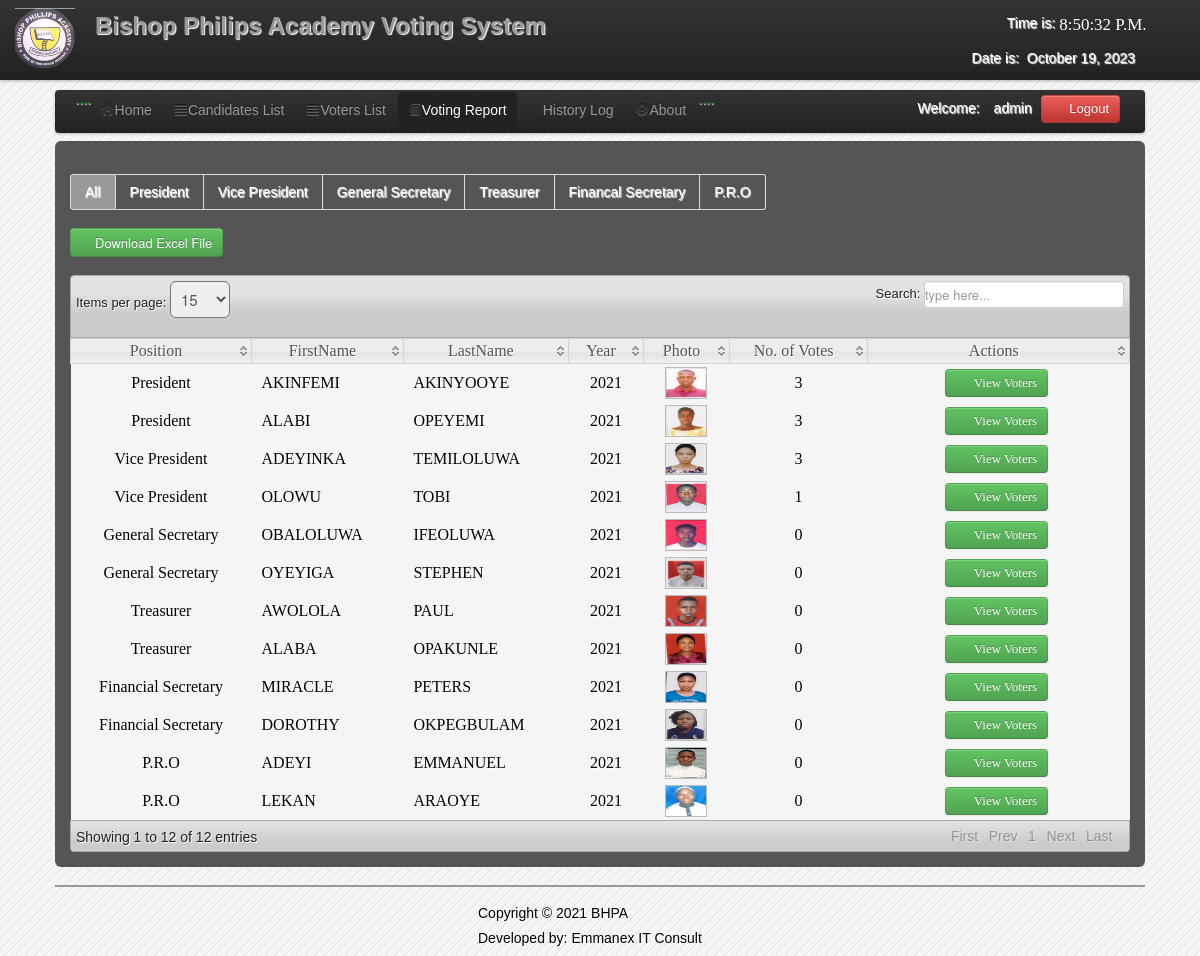
Screenshot of /admin/canvassing_report.php (signed in) with the database file from the repository.
### tables this page shows
CREATE TABLE `users` (
  `User_id` int(11) NOT NULL,
  `FirstName` varchar(100) NOT NULL,
  `LastName` varchar(100) NOT NULL,
  `UserName` varchar(100) NOT NULL,
  `Password` varchar(100) NOT NULL,
  `User_Type` varchar(50) NOT NULL
);

CREATE TABLE `candidate` (
  `CandidateID` int(11) NOT NULL,
  `abc` varchar(1) NOT NULL,
  `Position` varchar(200) NOT NULL,
  `Party` varchar(100) NOT NULL,
  `FirstName` varchar(200) NOT NULL,
  `LastName` varchar(200) NOT NULL,
  `MiddleName` varchar(100) NOT NULL,
  `Gender` varchar(6) NOT NULL,
  `Year` varchar(100) NOT NULL,
  `Photo` varchar(200) NOT NULL,
  `Photo1` varchar(200) NOT NULL
);

### admin/session.php (called while the page is built, shortened)
<?php
$id_session=$_SESSION['id'];
?>

### admin/canvassing_report.php (the view, shortened to what this page needs)
<?php
include('session.php');
include('header.php');
include('dbcon.php');
?>
</head>
<body>
<?php include('nav_top.php'); ?>
<div class="wrapper">
<div class="home_body">
<div class="navbar">
	<div class="navbar-inner">
	<div class="container">
	<ul class="nav nav-pills">
	  <li>....</li>
	  <li><a href="home.php"><i class="icon-home icon-large"></i>Home</a></li>
	  <li><a  href="candidate_list.php"><i class="icon-align-justify icon-large"></i>Candidates List</a></li>
	  <li class=""><a  href="voter_list.php"><i class="icon-align-justify icon-large"></i>Voters List</a></li>
		 <li class="active"><a  href="canvassing_report.php"><i class="icon-book icon-large"></i>Voting Report</a></li>
		    <li><a  href="History.php"><i class="icon-table icon-large"></i>History Log</a>
		   <li><a data-toggle="modal" href="#about"><i class="icon-exclamation-sign icon-large"></i>About</a></li>
		   <li>....</li>
	 </ul>
	<form class="navbar-form pull-right">
		<?php $result=mysqli_query($conn,"select * from users where User_id='$id_session'");
	$row=mysqli_fetch_array($result);
	?>
	<font color="white">Welcome:<i class="icon-user-md"></i><?php echo $row['User_Type']; ?></font>
	<a class="btn btn-danger" id="logout" data-toggle="modal" href="#myModal"><i class="icon-off"></i>&nbsp;Logout</a>
	</form>
	</div>
	</div>
	</div>
	<div id="element" class="hero-body">
	    <div class="pagination">
    <ul>
    <li  class="active"><a href="Canvassing_report.php"><font color="white">All</font></a></li>
    <li><a href="C_governor.php"><font color="white">President</font></a></li>
    <li><a href="C_vice-governor.php"><font color="white">Vice President</font></a></li>
    <li><a href="C_1st_year.php"><font color="white">General Secretary</font></a></li>
    <li><a href="C_2nd_year.php"><font color="white">Treasurer</font></a></li>
    <li><a href="C_3rd_year.php"><font color="white">Financal Secretary</font></a></li>
    <li><a href="C_4th_year.php"><font color="white">P.R.O</font></a></li>
    </ul>
    </div>
		<form method="POST" action="canvassing_excel.php">
	<button id="save_voter" class="btn btn-success" name="save"><i class="icon-download icon-large"></i>Download Excel File</button>
	</form>
	<table class="users-table">
<div class="demo_jui">
		<table cellpadding="0" cellspacing="0" border="0" class="display" id="log" class="jtable">
			<thead>
				<tr>
				<th>Position</th>
				<th>FirstName</th>
				<th>LastName</th>
				<th>Year</th>
				<th>Photo</th>
				<th>No. of Votes</th>
                <th>Actions</th>
				</tr>
			</thead>
			<tbody>
<?php $candidate_query=mysqli_query($conn,"select  * from candidate");
		while($candidate_rows=mysqli_fetch_array($candidate_query)){ $id=$candidate_rows['CandidateID'];
		?>
<tr class="del<?php echo $id ?>">
	<td align="center"><?php echo $candidate_rows['Position']; ?></td>
	<td><?php echo $candidate_rows['FirstName']; ?></td>
	<td><?php echo $candidate_rows['LastName']; ?></td>
	<td align="center"><?php echo $candidate_rows['Year']; ?></td>
	<td align="center"><img class="pic" width="40" height="30" src="<?php echo $candidate_rows['Photo'];?>" border="0" onMouseOver="showtrail('<?php echo $candidate_rows['Photo'];?>','<?php echo $candidate_rows['FirstName']." ".$candidate_rows['LastName'];?> ',200,5)" onMouseOut="hidetrail()"></a></td>
		<td align="center">
	<?php $votes_query=mysqli_query($conn,"select * from votes where CandidateID='$id'");
	$vote_count=mysqli_num_rows($votes_query);
	echo $vote_count;
	?>
    <td width="240" align="center">
	<a class="btn btn-Success" href="cvoter_list.php<?php echo '?id='.$id; ?>"><i class="icon-edit icon-large"></i>&nbsp;View Voters</a>&nbsp;
    </td>
</td>
	</tr>
<?php } ?>
			</tbody>
		</table>
	</div>
	</div>
<?php include('footer.php')?>
</div>
</body>
</html>

### admin/css/datatable/demo_table_jui.css (style rules this page uses)
table.display thead th { cursor: pointer; padding: 3px 0 3px 10px; }
table.display { border-collapse: collapse; clear: both; margin: 0 auto; width: 100%; }
table.display td { padding: 3px 10px; }
tr.odd { background-color: #f5f5f5; }
tr.even { background-color: #f5f5f5; }

### admin/css/Home.css (style rules this page uses)
* { margin:0; padding:0; }
body { font-family:"Trebuchet MS", "Myriad Pro", Arial, sans-serif; font-size:14px; background-color: #fff; background:#f4f4f4 url(../images/bg.gif) repeat top left; text-shadow:1px 1px 1px #fff; background-position: 0 0px; }
.wrapper { width:1090px; margin:10px auto; }

### rows the page displays
users: User_Type "admin"
candidate: Position "President", FirstName "AKINFEMI", LastName "AKINYOOYE", Year "2021", Photo (picture), vote_count "3"
candidate: Position "Vice President", FirstName "ADEYINKA", LastName "TEMILOLUWA", Year "2021", Photo (picture), vote_count "3"
candidate: Position "General Secretary", FirstName "OBALOLUWA", LastName "IFEOLUWA", Year "2021", Photo (picture), vote_count "0"
candidate: Position "Treasurer", FirstName "AWOLOLA", LastName "PAUL", Year "2021", Photo (picture), vote_count "0"
candidate: Position "Financial Secretary", FirstName "MIRACLE", LastName "PETERS", Year "2021", Photo (picture), vote_count "0"
candidate: Position "P.R.O", FirstName "ADEYI", LastName "EMMANUEL", Year "2021", Photo (picture), vote_count "0"
candidate: Position "President", FirstName "ALABI", LastName "OPEYEMI", Year "2021", Photo (picture), vote_count "3"
candidate: Position "Vice President", FirstName "OLOWU", LastName "TOBI", Year "2021", Photo (picture), vote_count "1"
candidate: Position "General Secretary", FirstName "OYEYIGA", LastName "STEPHEN", Year "2021", Photo (picture), vote_count "0"
candidate: Position "Treasurer", FirstName "ALABA", LastName "OPAKUNLE", Year "2021", Photo (picture), vote_count "0"
candidate: Position "Financial Secretary", FirstName "DOROTHY", LastName "OKPEGBULAM", Year "2021", Photo (picture), vote_count "0"
candidate: Position "P.R.O", FirstName "LEKAN", LastName "ARAOYE", Year "2021", Photo (picture), vote_count "0"
